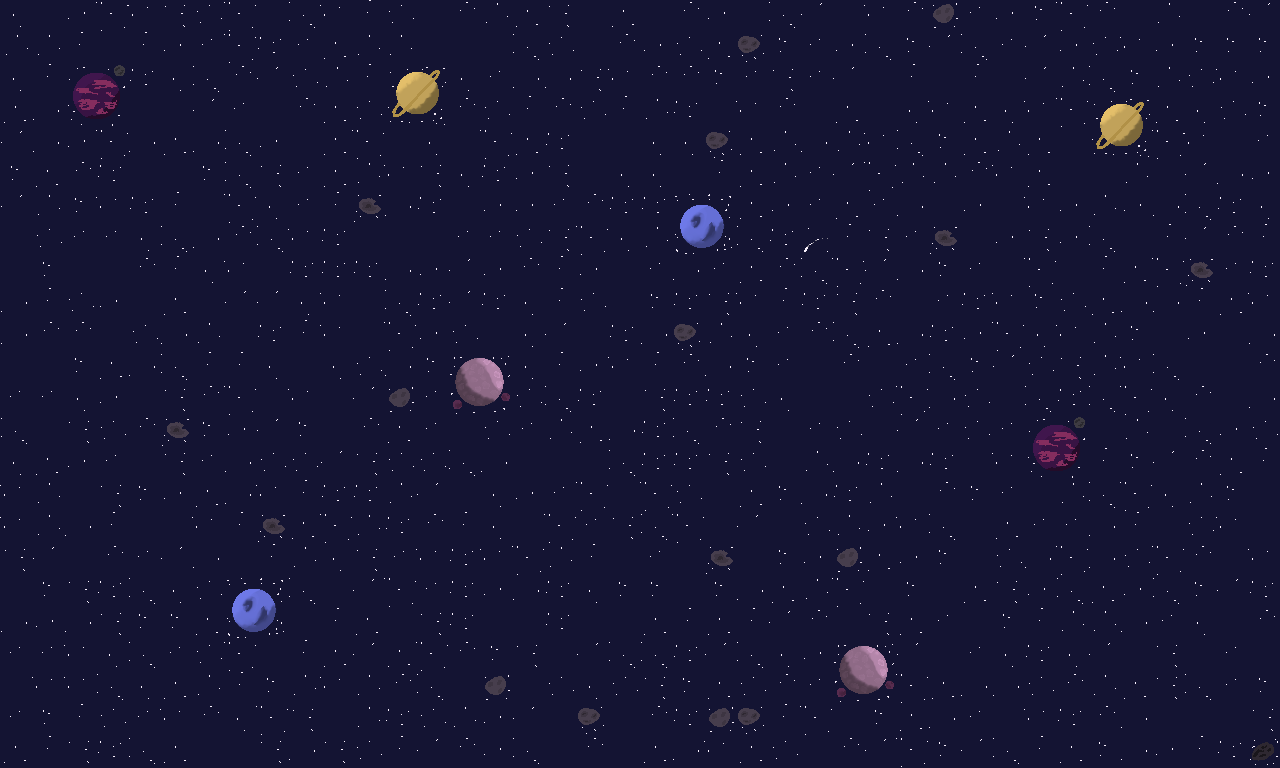

This game map was drawn from its Tiled (.tmx) file and the tilesets committed beside it. A one-line description and the trimmed map source follow:
An orthogonal 40x24 tile map with 32x32 px tiles, 1 tile layer (space), 3 tilesets.

<map version="1.10" tiledversion="1.10.2" orientation="orthogonal" renderorder="right-down" width="40" height="24" tilewidth="32" tileheight="32" infinite="0" nextlayerid="2" nextobjectid="1">
 <tileset firstgid="1" name="stars" tilewidth="32" tileheight="32" tilecount="16" columns="4">
  <image source="stars.png" width="128" height="128" />
 </tileset>
 <tileset firstgid="17" name="spaceObjects" tilewidth="32" tileheight="32" tilecount="16" columns="4">
  <image source="spaceObjects.PNG" width="128" height="128" />
 </tileset>
 <tileset firstgid="33" name="planets" tilewidth="32" tileheight="32" tilecount="16" columns="4">
  <image source="planets.PNG" width="128" height="128" />
 </tileset>
 <layer id="1" name="space" width="40" height="24">
  <data>[960 cells, 960 non-empty, 38 distinct tile ids]</data>
 </layer>
</map>
